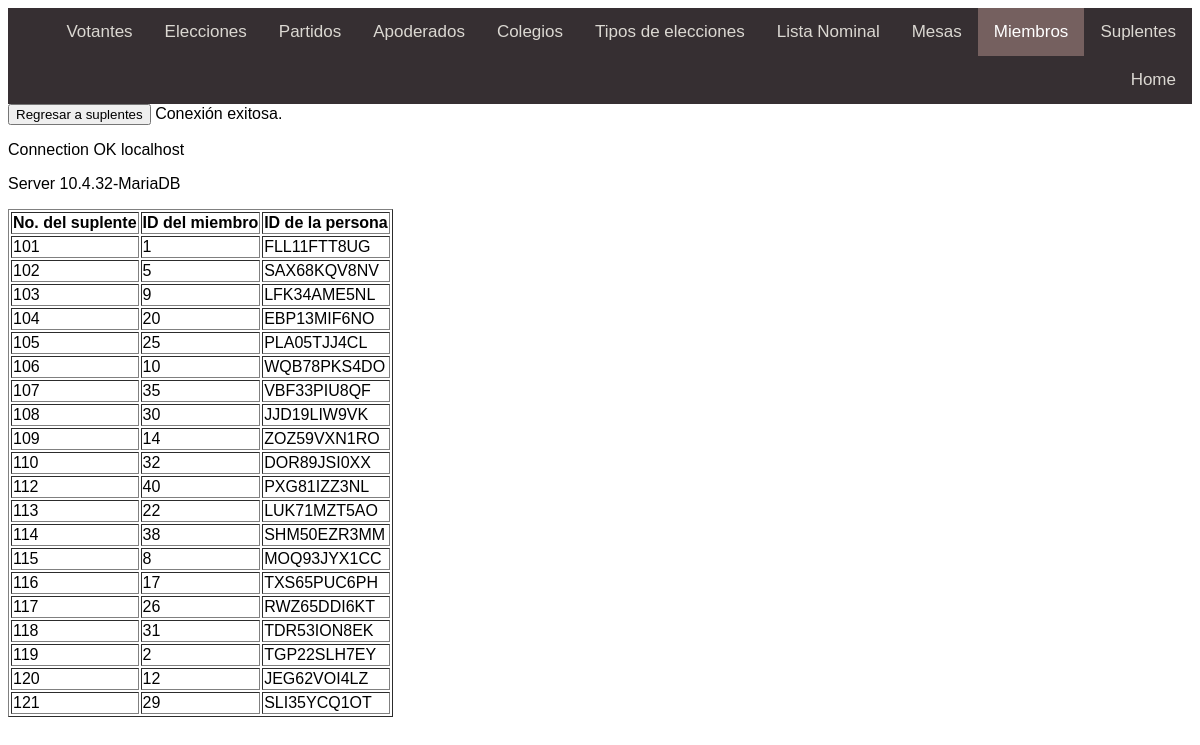
The app's page /frontend/VerSuplentes.php with its own data.
### tables this page shows
CREATE TABLE
IF NOT EXISTS `suplente`
(
  `idSuplente` INT
(11) NOT NULL,
  `Miembro_idMiembro` INT
(11) NOT NULL,
  `Votante_idVotante` VARCHAR
(30) NOT NULL,
  PRIMARY KEY
(`idSuplente`),
  INDEX `fk_Suplente_Miembro1_idx`
(`Miembro_idMiembro` ASC) VISIBLE,
  INDEX `fk_Suplente_Votante1_idx`
(`Votante_idVotante` ASC) VISIBLE,
  CONSTRAINT `fk_Suplente_Miembro1`
    FOREIGN KEY
(`Miembro_idMiembro`)
    REFERENCES `miembro`
(`idMiembro`),
  CONSTRAINT `fk_suplente_Votante1`
    FOREIGN KEY
(`Votante_idVotante`)
    REFERENCES `votante`
(`idVotante`));

### frontend/VerSuplentes.php (the view, shortened to what this page needs)
<!DOCTYPE html>
<html lang="en" dir="ltr" style="font-family:Arial">
    <link rel="stylesheet" href="style.css">
    <head>
    </head>
    <header>
        <div class="topnav">
            <a href = "Suplente.php">Suplentes</a>
            <a class = "active" href = "Miembros.php">Miembros</a>
            <a href = "Mesas.php">Mesas</a>
            <a href = "ListaNominal.php">Lista Nominal</a>
            <a href = "TiposdeEleccion.php">Tipos de elecciones</a>
            <a href = "Colegio.php">Colegios</a>
            <a href = "Apoderado.php">Apoderados</a>
            <a href = "Partidos.php">Partidos</a>
            <a href = "Elecciones.php">Elecciones</a>
            <a href = "Votantes.php">Votantes</a>
            <a href="home.php">Home</a>
        </div>
    </header>
    <body>
    <button onclick="window.location.href = 'Suplente.php';">Regresar a suplentes</button>
    <?php
        $enlace = mysqli_connect("127.0.0.1", "adminphp", "Oreo.1989", "elecciones");
        if ($enlace)
            echo "Conexión exitosa. <br>";
        else
            die("Conexión fallida.");
        $sql = "SELECT idSuplente, Miembro_idMiembro, Votante_idVotante FROM suplente";
        $result = $enlace->query($sql);
        echo "<table border='1'>
        <tr>
        <th>No. del suplente</th>
        <th>ID del miembro</th>
        <th>ID de la persona</th>
        </tr>";
        if ($result->num_rows > 0) {
        while($row = $result->fetch_assoc()) {
            echo "<tr>";
            echo "<td>" . $row['idSuplente'] . "</td>";
            echo "<td>" . $row['Miembro_idMiembro'] . "</td>";
            echo "<td>" . $row['Votante_idVotante'] . "</td>";
            echo "</tr>";
        }
        } else {
            echo "0 results";
        }
        echo '<p>Connection OK '. $enlace->host_info.'</p>';
        echo '<p>Server '.$enlace->server_info.'</p>';
    ?>
    </body>
</html>

### frontend/style.css (style rules this page uses)
.topnav { background-color: #362f32; overflow: hidden; }
.topnav a { float: right; color: black; /CAMBIA EL COLOR DE LETRA/ text-align: center; padding: 14px 16px; text-decoration: none; font-size: 17px; color: rgb(219, 216, 210); }
.topnav a.active { background-color: rgb(117, 96, 95); color: white; }

### records on screen
suplente: idSuplente "101", Miembro_idMiembro "1", Votante_idVotante "FLL11FTT8UG"
suplente: idSuplente "102", Miembro_idMiembro "5", Votante_idVotante "SAX68KQV8NV"
suplente: idSuplente "103", Miembro_idMiembro "9", Votante_idVotante "LFK34AME5NL"
suplente: idSuplente "104", Miembro_idMiembro "20", Votante_idVotante "EBP13MIF6NO"
suplente: idSuplente "105", Miembro_idMiembro "25", Votante_idVotante "PLA05TJJ4CL"
suplente: idSuplente "106", Miembro_idMiembro "10", Votante_idVotante "WQB78PKS4DO"
suplente: idSuplente "107", Miembro_idMiembro "35", Votante_idVotante "VBF33PIU8QF"
suplente: idSuplente "108", Miembro_idMiembro "30", Votante_idVotante "JJD19LIW9VK"
suplente: idSuplente "109", Miembro_idMiembro "14", Votante_idVotante "ZOZ59VXN1RO"
suplente: idSuplente "110", Miembro_idMiembro "32", Votante_idVotante "DOR89JSI0XX"
suplente: idSuplente "112", Miembro_idMiembro "40", Votante_idVotante "PXG81IZZ3NL"
suplente: idSuplente "113", Miembro_idMiembro "22", Votante_idVotante "LUK71MZT5AO"
suplente: idSuplente "114", Miembro_idMiembro "38", Votante_idVotante "SHM50EZR3MM"
suplente: idSuplente "115", Miembro_idMiembro "8", Votante_idVotante "MOQ93JYX1CC"
suplente: idSuplente "116", Miembro_idMiembro "17", Votante_idVotante "TXS65PUC6PH"
suplente: idSuplente "117", Miembro_idMiembro "26", Votante_idVotante "RWZ65DDI6KT"
suplente: idSuplente "118", Miembro_idMiembro "31", Votante_idVotante "TDR53ION8EK"
suplente: idSuplente "119", Miembro_idMiembro "2", Votante_idVotante "TGP22SLH7EY"
suplente: idSuplente "120", Miembro_idMiembro "12", Votante_idVotante "JEG62VOI4LZ"
suplente: idSuplente "121", Miembro_idMiembro "29", Votante_idVotante "SLI35YCQ1OT"

### other values on screen
$enlace->host_info "localhost"
$enlace->server_info "10.4.32-MariaDB"
